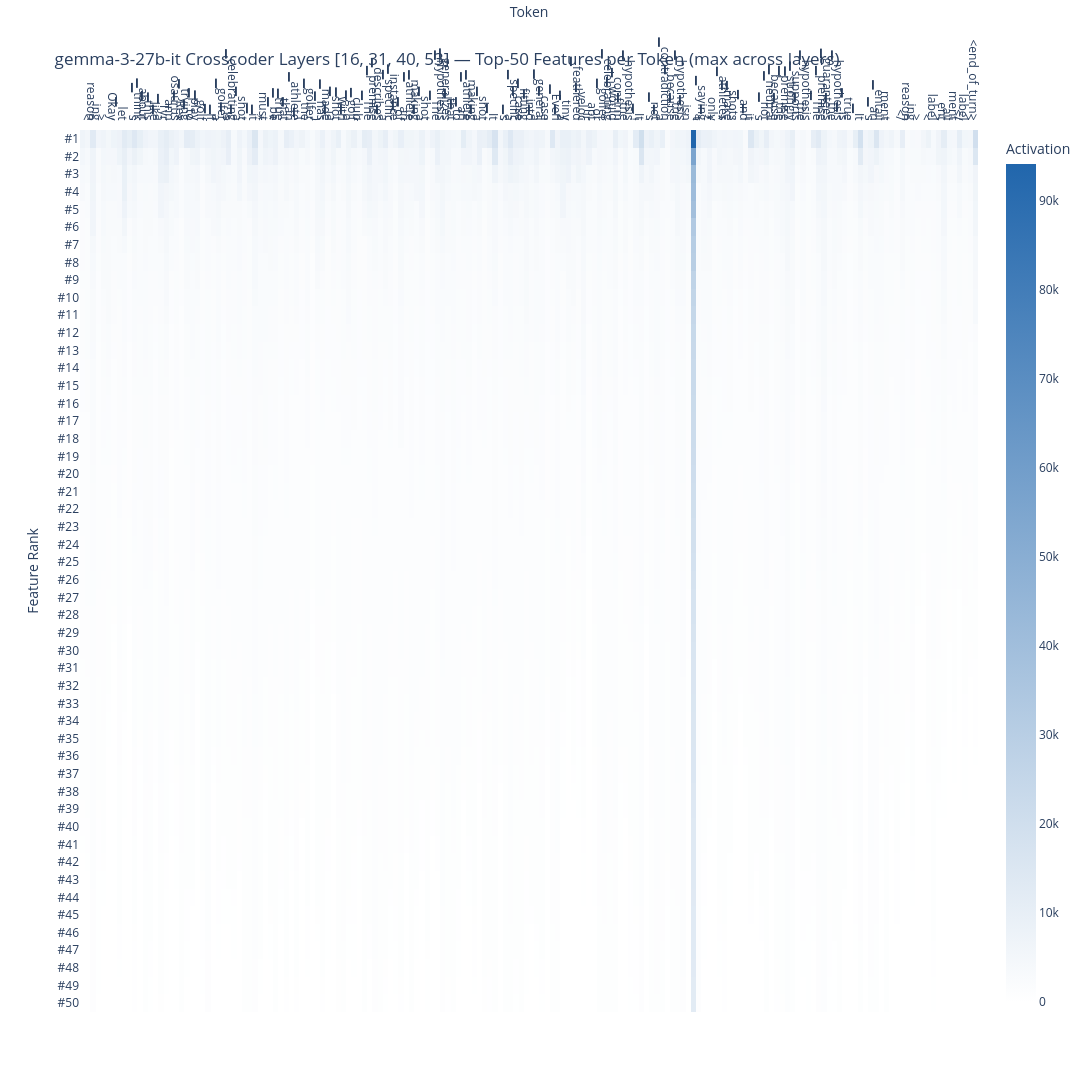

Write notebook code for a chart like this one.
### Markdown cell above
# Feature Analysis — Top 50 per Token

### Code cell
K = 50

# Max-pool features across all 4 layers → (gen_tokens, d_sae)
cc_acts_gen_max, _ = tc_acts_gen.max(dim=1)

per_token_vals, per_token_idxs = top_k_features_per_token(cc_acts_gen_max, k=K)

# Neuronpedia SAE ID for crosscoder — verify/update if needed
np_model_id = model_config.model_name.split("/")[-1]
np_sae_id   = f"{'_'.join(str(l) for l in LAYERS)}-gemmascope-2-crosscoder-{WIDTH}"
client = NeuronpediaClient(model_id=np_model_id, sae_id=np_sae_id)

unique_idxs = sorted(set(per_token_idxs.cpu().numpy().ravel().tolist()))
try:
    np_features = client.get_features(unique_idxs)
except Exception as e:
    print(f"Neuronpedia fetch failed ({e}); continuing without labels.")
    np_features = {}

labels = {idx: (f.description or "N/A") for idx, f in np_features.items()}

heatmap = ActivationHeatmap()
fig = heatmap.plot_topk_per_token(
    per_token_vals, per_token_idxs,
    tokens=tokens,
    labels=labels,
    title=f"{np_model_id} Crosscoder Layers {LAYERS} — Top-{K} Features per Token (max across layers)",
)
fig.show()

### Figure 1 — Plotly figure (JSON) as saved in the notebook; plotly's stock layout.template omitted (floating-point values rounded to 4 significant figures; data arrays with more than 128 entries replaced by an {"elided": "..."} marker saying what was removed)
{"data": [{"colorbar": {"title": {"text": "Activation"}}, "colorscale": [[0, "rgb(255,255,255)"], [1, "rgb(33,102,172)"]], "hoverinfo": "text", "text": {"elided": "50x172 str values"}, "type": "heatmap", "x": {"elided": "172 int values"}, "y": ["#1", "#2", "#3", "#4", "#5", "#6", "#7", "#8", "#9", "#10", "#11", "#12", "#13", "#14", "#15", "#16", "#17", "#18", "#19", "#20", "#21", "#22", "#23", "#24", "#25", "#26", "#27", "#28", "#29", "#30", "#31", "#32", "#33", "#34", "#35", "#36", "#37", "#38", "#39", "#40", "#41", "#42", "#43", "#44", "#45", "#46", "#47", "#48", "#49", "#50"], "z": {"elided": "50x172 float values"}, "zmax": 94190.0, "zmin": 0}], "layout": {"height": 1150, "title": {"text": "gemma-3-27b-it Crosscoder Layers [16, 31, 40, 53] — Top-50 Features per Token (max across layers)"}, "width": 3640, "xaxis": {"side": "top", "ticktext": {"elided": "172 str values"}, "tickvals": {"elided": "172 int values"}, "title": {"text": "Token"}}, "yaxis": {"autorange": "reversed", "title": {"text": "Feature Rank"}, "type": "category"}}}
